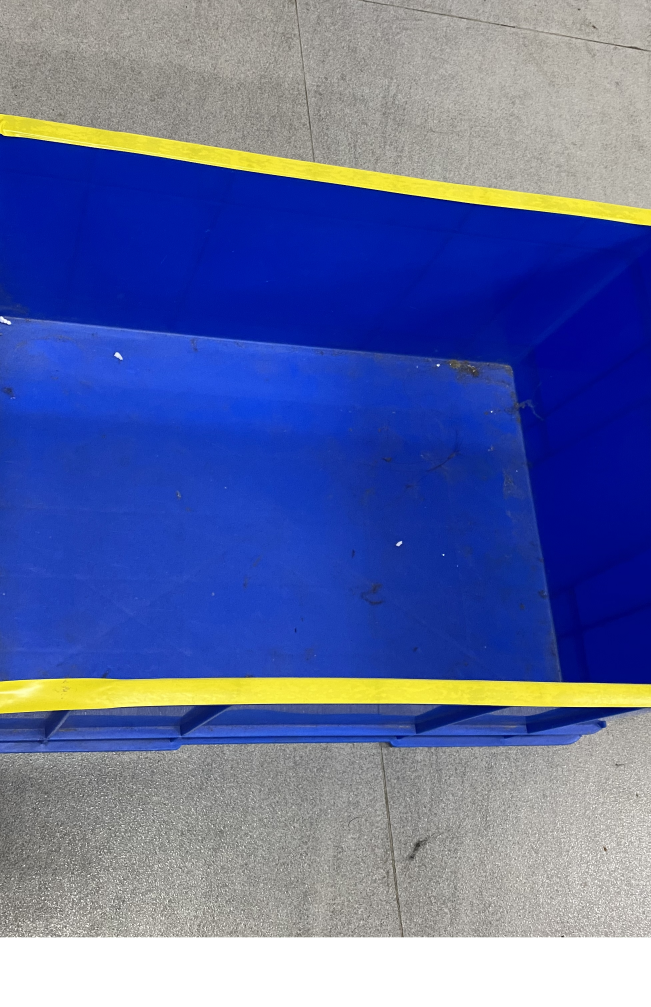
//> input picture images/yellowBorder21.jpg, 1952 x 3020 px (shown at 1/3 size)
$ ./main   (built with g++ and OpenCV 4)
//> lines starting //> are read from the running program, lines starting //| are printed output that depends on the picture; after the words box and inside, x2 and y2 are one past the last pixel; in counts of white or black regions, pixels touching at a corner belong together
#include <iostream>
#include <opencv2/core/core.hpp>
#include <opencv2/highgui/highgui.hpp>
#include <opencv2/imgproc/imgproc.hpp>
#include <vector>

using namespace std;
using namespace cv;

//几个定值参数要修改：1. 两点间的距离小于多少合并为一个点  2. 相交次数大于几倍为三条直线  3. 画面边界往里收缩多少

struct Vertex {
    int x;
    int y;
    int crossTimes = 0;

    Vertex(int posX, int posY) : x(posX), y(posY) {}

    // [4 lines left out: function setXY, not called in this run]

    void addCrossTimes() {
        crossTimes++;
    }
};

//色相（黄色）
int hmin = 26;
int hmax = 34;

//饱和度
int smin = 43;
int smax = 255;

//亮度
int vmin = 46;
int vmax = 255;

//image process
void HSVFilter(Mat inputImage, Mat &outputImage);

//border detection
void borderHough(Mat inputImage, Mat &outputImage);

void getCrossPointAndIncrement(Vec4f LineA, Vec4f LineB, vector<Vertex> &vertexSet, int imgW, int imgH);

void drawLines(vector<Vertex> top4vertexSet, Mat &outputImage);

void drawBox(vector<Vertex> vertexSet, Mat &outputImage);

void drawPoints(vector<Vertex> vertexSet, Mat &outputImage);

//special case
void mostIntersections(vector<Vec4f> lines, vector<Vertex> &topVertexSet, int topVertexNum, int imgW, int imgH);

\


void pointColor(Mat image, vector<Vertex> inputVertexSet, vector<Vertex> &outputVertexSet);

//others
void lineCluster(vector<Point2f> kbPoints, vector<Point2f> &result);

Point2f getLinePoints(Vec4f line, vector<Point2f> &LinePoints);


int main() {
    Mat srcImage = imread("../images/yellowBorder21.jpg");
//> srcImage is the input picture: 3020 rows x 1952 cols, CV_8UC3; mean B, G, R 162.5, 108.1, 95.2
/*    namedWindow("原始图像", WINDOW_NORMAL);
    resizeWindow("原始图像", 1000, 1000);
    imshow("原始图像", srcImage);*/


    Mat dstImage = srcImage.clone();

    Mat mask = srcImage.clone();
    HSVFilter(srcImage, mask);

    borderHough(mask, dstImage);


    namedWindow("目标图像", WINDOW_NORMAL);
    resizeWindow("目标图像", 1000, 1000);
    imshow("目标图像", dstImage);
    waitKey(0);
    return 0;
}

void HSVFilter(Mat inputImage, Mat &outputImage) {
    Mat hsvImage;
    //bgr转hsv
    cvtColor(inputImage, hsvImage, CV_BGR2HSV);
//> hsvImage: 3020 rows x 1952 cols, CV_8UC3; mean H, S, V 70.2, 133.5, 172.7
    Mat mask;

    //二值化
    inRange(hsvImage, Scalar(hmin, smin, vmin), Scalar(hmax, smax, vmax), mask); //scalar不是bgr吗，为什么可以限定上下限
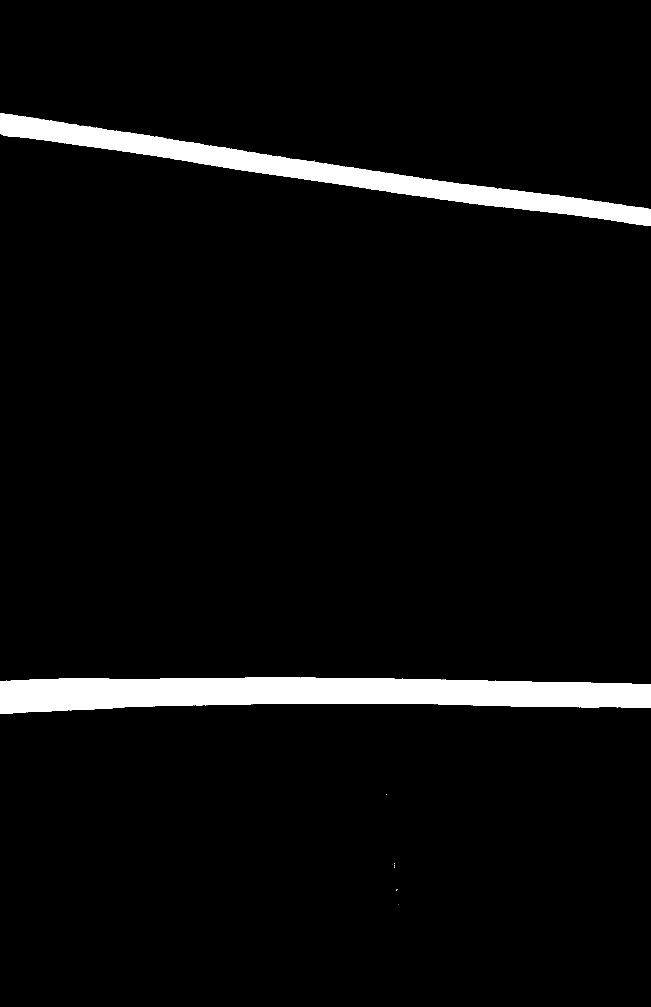
//> mask: 3020 rows x 1952 cols, CV_8UC1 (shown at 1/3 size); 4.5% white; 11 white regions (9 under 20 px), largest, box (x1, y1, x2, y2) and area: (0, 2032, 1952, 2142) 155459, (0, 339, 1952, 678) 109507

    //形态学运算
    Mat element = getStructuringElement(MORPH_RECT, Size(5, 5));
    erode(mask, mask, element); //腐蚀
    dilate(mask, mask, element); //膨胀
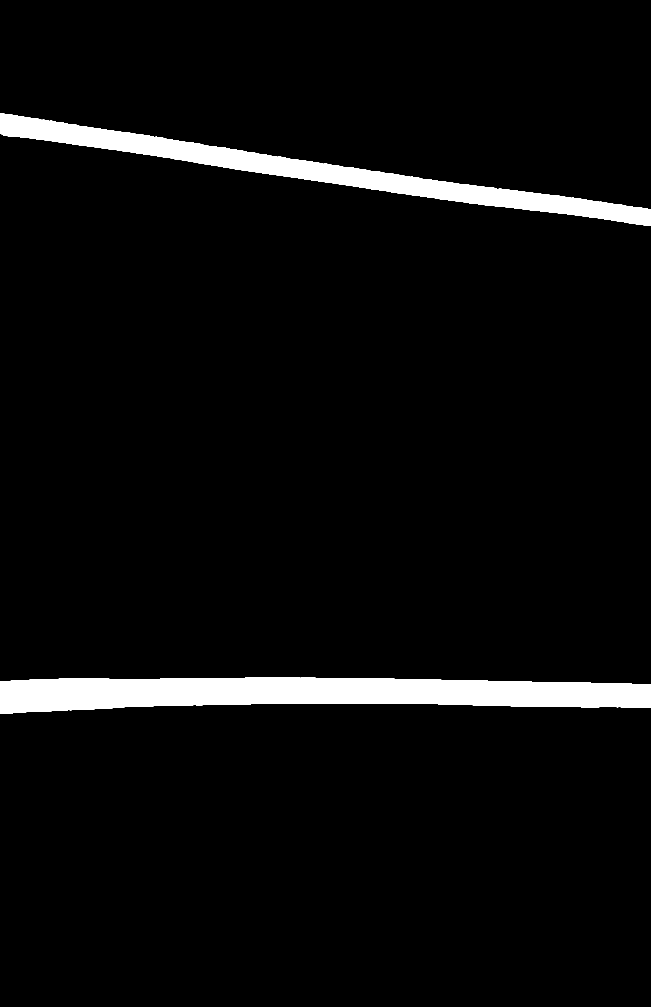
//> mask: 3020 rows x 1952 cols, CV_8UC1 (shown at 1/3 size); 4.5% white; 2 white regions, box (x1, y1, x2, y2) and area: (0, 2032, 1952, 2142) 155373, (0, 340, 1952, 678) 109215

    outputImage = mask.clone();

/*    namedWindow("mask", WINDOW_NORMAL);
    resizeWindow("mask", 1000, 1000);
    imshow("mask", mask);*/
}

void borderHough(Mat inputImage, Mat &outputImage) {

    vector<Vec4f> lines;
    HoughLinesP(inputImage, lines, 1, CV_PI / 180, 900, 500, 10);  //第五个参数：超过这个值才被检测出直线
//> lines = 120 lines (x1, y1, x2, y2), first 8: [0, 342, 1951, 651], [0, 385, 1951, 659], [0, 380, 1951, 654], [0, 2086, 1951, 2052], [0, 2111, 1951, 2077], [0, 345, 1949, 653], [0, 2108, 1951, 2074], [0, 2107, 1951, 2073]

    cout << "共检测到原始直线" << lines.size() << "条" << endl;
//| 共检测到原始直线120条

    int imgW = inputImage.cols;
//> imgW = 1952
    int imgH = inputImage.rows;
//> imgH = 3020

    cout << "图片的宽为" << imgW << endl;
//| 图片的宽为1952
    cout << "图片的高为" << imgH << endl;
//| 图片的高为3020
    cout << "************************************" << endl;

    //TODO 如何精简
    int gap = 50;
    //上下左右四条边
    Vec4f lineUp(gap, gap, imgW - gap, gap);//up
//> lineUp = [50, 50, 1902, 50]
    Vec4f lineDown(gap, imgH - gap, imgW - gap, imgH - gap);//down
//> lineDown = [50, 2970, 1902, 2970]
    Vec4f lineLeft(gap + 10, gap, gap, imgH - gap);//left 注意不要完全垂直
//> lineLeft = [60, 50, 50, 2970]
    Vec4f lineRight(imgW - gap - 10, gap, imgW - gap, imgH - gap);//right
//> lineRight = [1892, 50, 1902, 2970]

    //将画面上下两条边加进去
    int linesNum = 20;  //TODO 参数linesNum
    vector<Vec4f> lines3SidesUD(lines);
//> lines3SidesUD = 120 items, first 8: [0, 342, 1951, 651], [0, 385, 1951, 659], [0, 380, 1951, 654], [0, 2086, 1951, 2052], [0, 2111, 1951, 2077], [0, 345, 1949, 653], [0, 2108, 1951, 2074], [0, 2107, 1951, 2073]
    lines3SidesUD.insert(lines3SidesUD.end(), linesNum, lineUp);
//> lines3SidesUD = 140 items, first 8: [0, 342, 1951, 651], [0, 385, 1951, 659], [0, 380, 1951, 654], [0, 2086, 1951, 2052], [0, 2111, 1951, 2077], [0, 345, 1949, 653], [0, 2108, 1951, 2074], [0, 2107, 1951, 2073]
    lines3SidesUD.insert(lines3SidesUD.end(), linesNum, lineDown);
//> lines3SidesUD = 160 items, first 8: [0, 342, 1951, 651], [0, 385, 1951, 659], [0, 380, 1951, 654], [0, 2086, 1951, 2052], [0, 2111, 1951, 2077], [0, 345, 1949, 653], [0, 2108, 1951, 2074], [0, 2107, 1951, 2073]
    //将画面左右两条边加进去
    vector<Vec4f> lines3SidesLR(lines);
//> lines3SidesLR = 120 items, first 8: [0, 342, 1951, 651], [0, 385, 1951, 659], [0, 380, 1951, 654], [0, 2086, 1951, 2052], [0, 2111, 1951, 2077], [0, 345, 1949, 653], [0, 2108, 1951, 2074], [0, 2107, 1951, 2073]
    lines3SidesLR.insert(lines3SidesLR.end(), linesNum, lineLeft);
//> lines3SidesLR = 140 items, first 8: [0, 342, 1951, 651], [0, 385, 1951, 659], [0, 380, 1951, 654], [0, 2086, 1951, 2052], [0, 2111, 1951, 2077], [0, 345, 1949, 653], [0, 2108, 1951, 2074], [0, 2107, 1951, 2073]
    lines3SidesLR.insert(lines3SidesLR.end(), linesNum, lineRight);
//> lines3SidesLR has the same summary as lines3SidesUD
    //将画面上下左右都加进去
    vector<Vec4f> lines2Sides(lines3SidesUD);
//> lines2Sides has the same summary as lines3SidesUD
    lines2Sides.insert(lines2Sides.end(), linesNum, lineLeft);
//> lines2Sides = 180 items, first 8: [0, 342, 1951, 651], [0, 385, 1951, 659], [0, 380, 1951, 654], [0, 2086, 1951, 2052], [0, 2111, 1951, 2077], [0, 345, 1949, 653], [0, 2108, 1951, 2074], [0, 2107, 1951, 2073]
    lines2Sides.insert(lines2Sides.end(), linesNum, lineRight);
//> lines2Sides = 200 items, first 8: [0, 342, 1951, 651], [0, 385, 1951, 659], [0, 380, 1951, 654], [0, 2086, 1951, 2052], [0, 2111, 1951, 2077], [0, 345, 1949, 653], [0, 2108, 1951, 2074], [0, 2107, 1951, 2073]
    cout << "直线:" << lines2Sides.size() << "条" << endl;
//| 直线:200条

    Mat tempImage = outputImage.clone();
    // [19 lines of commented-out code are left out]

    vector<Vertex> top4vertexSet;
    mostIntersections(lines, top4vertexSet, 4, imgW, imgH);
//> the loop in mostIntersections, `for (unsigned int i = 0; i < lines.size(); i++)` made 120 passes
//> after the loop in mostIntersections, `for (unsigned int i = 0; i < lines.size(); i++)`: vertexSet = 24 items
//> the loop in mostIntersections, `while (topVertexSet.size() < topVertexNum)` made 4 passes
//> (max, maxUnder) on passes 1 to 4: (122, 8), (74, 10), (72, 11), (61, 0)
//> after the loop in mostIntersections, `while (topVertexSet.size() < topVertexNum)`: max = 61; maxUnder = 0
//> top4vertexSet = 4 items

    //绘制相交次数最多的六个交点
    cout << "交点坐标和相交次数：" << endl;
    for (int i = 0; i < top4vertexSet.size(); i++) {
        cout << "(" << top4vertexSet[i].x << "," << top4vertexSet[i].y << ")" << top4vertexSet[i].crossTimes << endl;
    }
//> this loop made 4 passes
//| (2295,2046)122
//| (2525,2042)74
//| (2754,2038)72
//| (2397,722)61

    //判断有几条直线
    if (top4vertexSet[0].crossTimes > 4 * top4vertexSet[1].crossTimes) {  //TODO 参数4
        vector<Vertex> top9vertexSet;
        cout << "只有两条直线，并相交" << endl;
        mostIntersections(lines2Sides, top9vertexSet, 9, imgW, imgH);
//        drawPoints(top9vertexSet, outputImage);
        vector<Vertex> vertexResult;
        pointColor(outputImage, top9vertexSet, vertexResult);
        cout << "交点个数：" << vertexResult.size() << endl;
        //TODO 还需考虑与边界相交的两个点在同一条边界的情况
        int findPoint4 = 0;
        int draw = 0;
        for (int i = 0; i < vertexResult.size(); ++i) {
            if (vertexResult[i].x < 2 * gap) {
                for (int j = 0; j < vertexResult.size(); ++j) {
                    if (j != i) {
                        if (vertexResult[j].x < 2 * gap) {
                            drawBox(vertexResult, outputImage);
                            findPoint4 = 1;
                            draw = 1;
                            break;
                        }
                        if (vertexResult[j].y < 2 * gap) {
                            Vertex newVertex(gap, gap);
                            vertexResult.push_back(newVertex);
                            findPoint4 = 1;
                            break;
                        }
                        if (vertexResult[j].y > imgH - 2 * gap) {
                            Vertex newVertex(gap, imgH - gap);
                            vertexResult.push_back(newVertex);
                            findPoint4 = 1;
                            break;
                        }
                    }
                }
            }
            if (vertexResult[i].x > imgW - 2 * gap) {
                for (int j = 0; j < vertexResult.size(); ++j) {
                    if (j != i) {
                        if (vertexResult[j].x > imgW - 2 * gap) {
                            drawBox(vertexResult, outputImage);
                            findPoint4 = 1;
                            draw = 1;
                            break;
                        }
                        if (vertexResult[j].y < 2 * gap) {
                            Vertex newVertex(imgW - gap, gap);
                            vertexResult.push_back(newVertex);
                            findPoint4 = 1;
                            break;
                        }
                        if (vertexResult[j].y > imgH - 2 * gap) {
                            Vertex newVertex(imgW - gap, imgH - gap);
                            vertexResult.push_back(newVertex);
                            findPoint4 = 1;
                            break;
                        }
                    }
                }
            }
            if ((vertexResult[i].y > imgH - 2 * gap) &&
                (vertexResult[(i + 1) % vertexResult.size()].y > imgH - 2 * gap)) {
                drawBox(vertexResult, outputImage);
                draw = 1;
                break;
            }

            if ((vertexResult[i].y < 2 * gap) &&
                (vertexResult[(i + 1) % vertexResult.size()].y < 2 * gap)) {
                drawBox(vertexResult, outputImage);
                draw = 1;
                break;
            }
            if (findPoint4 == 1)
                break;
        }
        if (draw == 0) {
            drawLines(vertexResult, outputImage);
            drawPoints(vertexResult, outputImage);
        }
    } else if (top4vertexSet[0].crossTimes < 1000) {  //TODO 参数1000
        cout << "只有两条直线，平行" << endl;
        vector<Vertex> top4vertexSet_2;
        mostIntersections(lines2Sides, top4vertexSet_2, 4, imgW, imgH);
//> the loop in mostIntersections (call 2), `while (topVertexSet.size() < topVertexNum)` made 4 passes
//> (max, maxUnder) on passes 1 to 4: (1389, 10), (1340, 14), (1097, 3), (1060, 8)
//> top4vertexSet_2 = 4 items
        if (top4vertexSet_2[0].crossTimes <= 4 * top4vertexSet_2[2].crossTimes) {  //排除只有一条边的情况
            drawLines(top4vertexSet_2, outputImage);
            drawPoints(top4vertexSet_2, outputImage);
        }

    } else if (top4vertexSet[0].crossTimes > 4 * top4vertexSet[2].crossTimes) {  //TODO 参数4
        cout << "只有三条直线" << endl;
        vector<Vertex> top6vertexSet;
        int yGap = 500;  //TODO 参数yGap
        if (abs(top4vertexSet[0].y - top4vertexSet[1].y) < yGap) //若两交点y很接近，则取上下边界
            mostIntersections(lines3SidesUD, top6vertexSet, 6, imgW, imgH);
        else
            mostIntersections(lines3SidesLR, top6vertexSet, 6, imgW, imgH);

        vector<Vertex> vertexResult;
        pointColor(outputImage, top6vertexSet, vertexResult);

        cout << "交点个数为：" << vertexResult.size() << endl;
        //绘制直线
        drawLines(vertexResult, outputImage);
        //绘制交点
        drawPoints(vertexResult, outputImage);
    } else {
        cout << "四条直线" << endl;
        //绘制直线
        drawLines(top4vertexSet, outputImage);
        //绘制最终的四个交点
        drawPoints(top4vertexSet, outputImage);
    }

}

//求交点函数，并对交点做交叉次数做累加
void getCrossPointAndIncrement(Vec4f LineA, Vec4f LineB, vector<Vertex> &vertexSet, int imgW, int imgH) {
    float ka, kb;
    ka = (LineA[3] - LineA[1]) / (LineA[2] - LineA[0]); //求出LineA斜率
    kb = (LineB[3] - LineB[1]) / (LineB[2] - LineB[0]); //求出LineB斜率

    Point2f crossPoint;
    crossPoint.x = (ka * LineA[0] - LineA[1] - kb * LineB[0] + LineB[1]) / (ka - kb);
    crossPoint.y = (ka * kb * (LineA[0] - LineB[0]) + ka * LineB[1] - kb * LineA[1]) / (ka - kb);

    int x = (int) (round)(crossPoint.x);
    int y = (int) (round)(crossPoint.y);

    int VertexGap = 40000; //TODO VerTexGap

    if (x >= -imgW / 2 && x <= imgW * 1.5 && y >= -imgH / 2 && y <= imgH * 1.5) {  //在图像区域内
        int i = 0;
        for (i = 0; i < vertexSet.size(); i++) {
            int oldX = vertexSet[i].x;
            int oldY = vertexSet[i].y;

            //附近有特别靠近的点，可以合并
            if ((oldX - x) * (oldX - x) + (oldY - y) * (oldY - y) <= VertexGap) {
                vertexSet[i].addCrossTimes();
                break;
            }
        }

        if (i == vertexSet.size()) {  //如果该点附近没有距离特别近的点，自身作为一个新点
            Vertex newVertex(x, y);
            vertexSet.push_back(newVertex);
        }
    }
}

//对角线以外的两个点，一个在对角线上，一个在对角线下
void drawLines(vector<Vertex> top4vertexSet, Mat &outputImage) {
    int crossPoint = 0;
    for (int i = 1; i < 4; i++) {   //第0个点与第i个点连线
        double temp_k =
                (double) (top4vertexSet[i].y - top4vertexSet[0].y) / (double) (top4vertexSet[i].x - top4vertexSet[0].x);
        double temp_b = (double) top4vertexSet[0].y - temp_k * (double) top4vertexSet[0].x;

        int flag = 0;  //标志为正还是为负
        for (int j = 1; j < 4; j++) {
            if (j != i) {
                //第j个点的y坐标减线上坐标
                double diff = (double) top4vertexSet[j].y - (temp_k * (double) top4vertexSet[j].x + temp_b);
                if (flag == 0) {
                    flag = diff > 0 ? 1 : -1;
                } else {
                    if (flag == 1 && diff <= 0 || flag == -1 && diff > 0) {
                        crossPoint = i;
                        break;
                    }
                }
            }
        }
        if (crossPoint != 0)
            break;
    }
//> this loop made 3 passes
//> (temp_k, temp_b, flag, crossPoint) on passes 1 to 3: (-0.0174, 2085.9, -1, 0), (6.93, -12260.1, 1, 0), (0.847, 301.1, 1, 3)
//> after the loop, crossPoint = 3

    for (int i = 1; i < 4; i++) {
        if (i != crossPoint) {
            line(outputImage, Point(top4vertexSet[i].x, top4vertexSet[i].y),
                 Point(top4vertexSet[0].x, top4vertexSet[0].y), Scalar(0, 255, 0), 30, LINE_AA);
            line(outputImage, Point(top4vertexSet[i].x, top4vertexSet[i].y),
                 Point(top4vertexSet[crossPoint].x, top4vertexSet[crossPoint].y), Scalar(0, 255, 0), 30, LINE_AA);
        }
    }
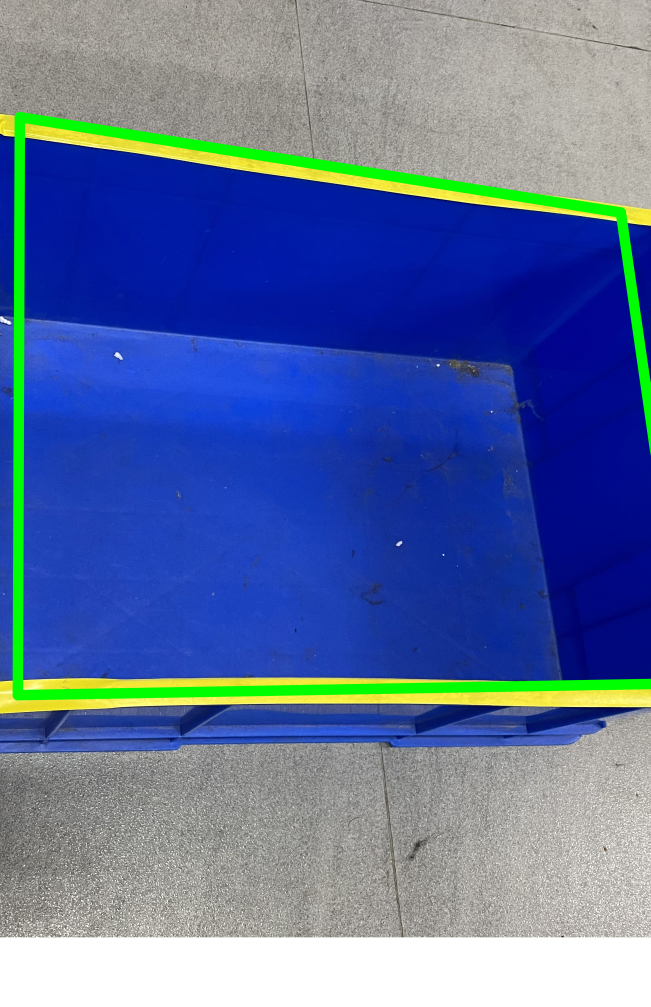
//> outputImage: 3020 rows x 1952 cols, CV_8UC3 (shown at 1/3 size); mean B, G, R 158.9, 111.4, 90.4
}

void drawPoints(vector<Vertex> vertexSet, Mat &outputImage) {
    for (int i = 0; i < vertexSet.size(); i++) {
        cout << "(" << vertexSet[i].x << "," << vertexSet[i].y << ")" << vertexSet[i].crossTimes << endl;
        circle(outputImage, Point(vertexSet[i].x, vertexSet[i].y), 30, Scalar(0, 0, 255), -1);
    }
}

// [12 lines left out: function drawBox, not called in this run]

void mostIntersections(vector<Vec4f> lines, vector<Vertex> &topVertexSet, int topVertexNum, int imgW, int imgH) {
    //获取所有直线的交点和相交次数
    vector<Vertex> vertexSet;
    for (unsigned int i = 0; i < lines.size(); i++) {
        for (unsigned int j = i + 1; j < lines.size(); j++) {
            getCrossPointAndIncrement(lines[i], lines[j], vertexSet, imgW, imgH);

        }
    }
// [7 lines of commented-out code are left out]
    int max = 0;
    int maxUnder = -1;
    while (topVertexSet.size() < topVertexNum) {
        max = 0;
        for (int i = 0; i < vertexSet.size(); i++) {
            if (vertexSet[i].crossTimes > max) {
                max = vertexSet[i].crossTimes;
                maxUnder = i;
            }
        }
        topVertexSet.push_back(vertexSet[maxUnder]);
        vertexSet[maxUnder].crossTimes = -1;
    }
}

// [61 lines left out: function pointColor, not called in this run]


//获取直线上的点的函数
/*函数功能：获取霍夫变换得到的直线上的点*/
/*输入：Vec4f类型直线*/
/*返回：Point2f类型的点集*/
// [81 lines left out: functions getLinePoints, lineCluster, not called in this run]
